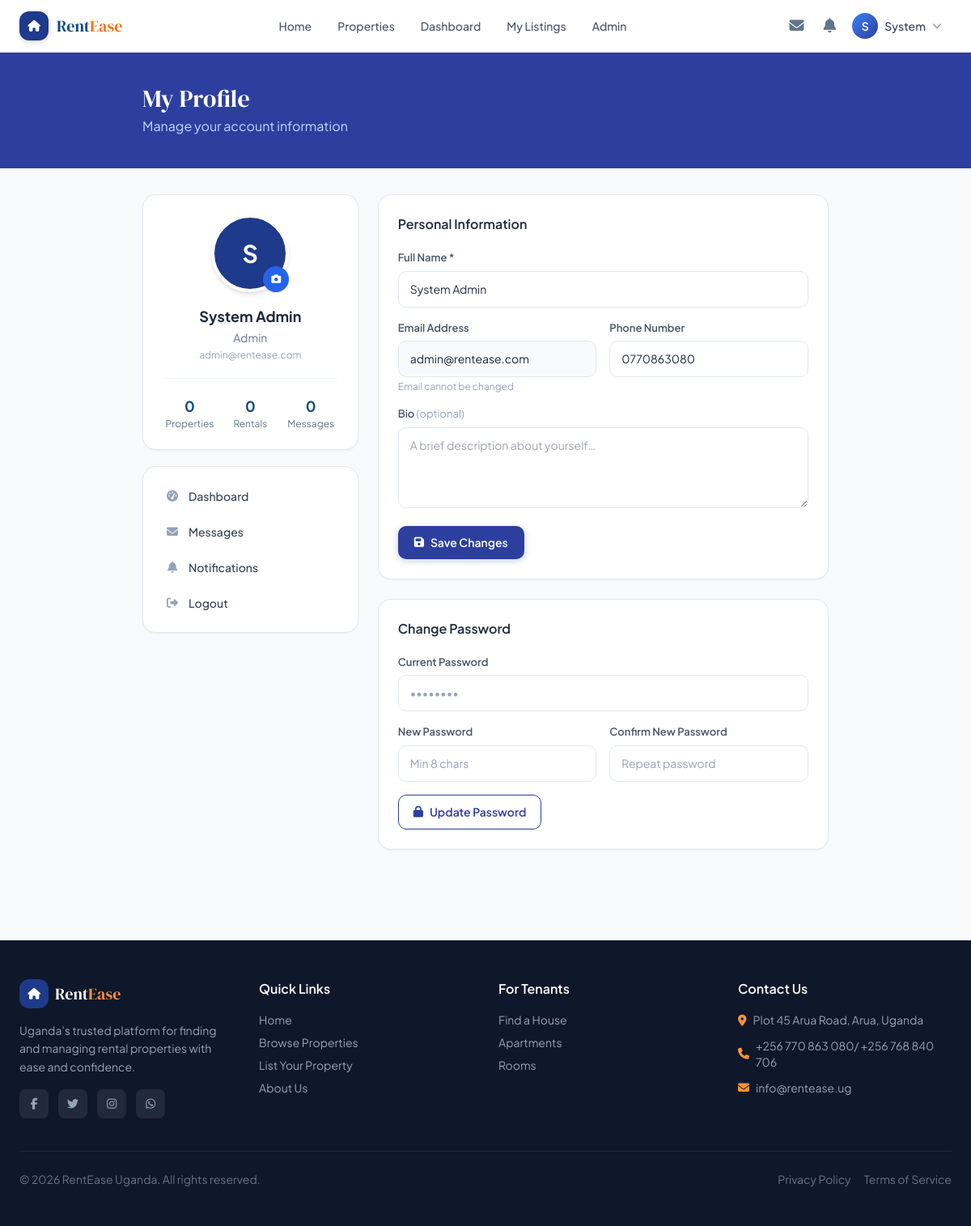
The page /pages/profile.php (signed in) on the database its author committed.
### tables this page shows
CREATE TABLE `users` (
  `id` int(11) NOT NULL AUTO_INCREMENT,
  `name` varchar(100) NOT NULL,
  `email` varchar(150) NOT NULL,
  `phone` varchar(20) DEFAULT NULL,
  `password_hash` varchar(255) NOT NULL,
  `role` enum('tenant','landlord','agent','admin') NOT NULL DEFAULT 'tenant',
  `avatar` varchar(255) DEFAULT NULL,
  `bio` text DEFAULT NULL,
  `is_active` tinyint(1) DEFAULT 1,
  `reset_token` varchar(100) DEFAULT NULL,
  `reset_token_expiry` datetime DEFAULT NULL,
  `created_at` timestamp NOT NULL DEFAULT current_timestamp(),
  `updated_at` timestamp NOT NULL DEFAULT current_timestamp() ON UPDATE current_timestamp(),
  PRIMARY KEY (`id`),
  UNIQUE KEY `email` (`email`)
);

### includes/config.php (called while the page is built, shortened)
<?php
function getDB(): PDO {
    static $pdo = null;
    if ($pdo === null) {
        try {
            $dsn = "mysql:host=" . DB_HOST . ";port=" . DB_PORT . ";dbname=" . DB_NAME . ";charset=utf8mb4";
            $pdo = new PDO($dsn, DB_USER, DB_PASS, [
                PDO::ATTR_ERRMODE => PDO::ERRMODE_EXCEPTION,
                PDO::ATTR_DEFAULT_FETCH_MODE => PDO::FETCH_ASSOC,
            ]);
        } catch (PDOException $e) {
            http_response_code(500);
            die(json_encode(['error' => 'Database connection failed']));
        }
    }
    return $pdo;
}
function isLoggedIn(): bool {
    return isset($_SESSION['user_id']);
}
function currentUser(): ?array {
    static $user = null;
    if ($user === null) {
        $db = getDB();
        $stmt = $db->prepare("SELECT id, name, email, phone, role, avatar FROM users WHERE id = ? AND is_active = 1");
        $stmt->execute([$_SESSION['user_id']]);
        $user = $stmt->fetch() ?: null;
    }
    return $user;
}
function sanitize(string $str): string {
    return htmlspecialchars(trim($str), ENT_QUOTES, 'UTF-8');
}

### pages/profile.php (the view, shortened to what this page needs)
<?php
require_once __DIR__ . '/../includes/config.php';
$user = currentUser();
$db = getDB();
$propCount   = 0;
$rentalCount = 0;
$msgCount    = 0;
try {
    $stmt = $db->prepare("SELECT COUNT(*) FROM rentals WHERE tenant_id = ?");
    $stmt->execute([$user['id']]);
    $rentalCount = (int) $stmt->fetchColumn();
    $stmt = $db->prepare("SELECT COUNT(*) FROM messages WHERE sender_id = ?");
    $stmt->execute([$user['id']]);
    $msgCount = (int) $stmt->fetchColumn();
} catch (Exception $e) {
    die("Database error: " . $e->getMessage());
}
include __DIR__ . '/../includes/header.php';
?>
<div class="page-hero py-10">
    <div class="max-w-4xl mx-auto px-4 sm:px-6">
        <h1 class="font-display text-3xl text-white">My Profile</h1>
        <p class="text-blue-200 mt-1">Manage your account information</p>
    </div>
</div>
<div class="max-w-4xl mx-auto px-4 sm:px-6 py-8">
    <div class="grid md:grid-cols-3 gap-6">
        <div class="md:col-span-1 space-y-5">
            <div class="bg-white rounded-2xl border border-slate-200 shadow-sm p-6 text-center">
                <div class="relative inline-block mb-4">
                    <?php if ($user['avatar']): ?>
                    <img src="<?= APP_URL ?>/<?= sanitize($user['avatar']) ?>" class="w-24 h-24 rounded-full object-cover mx-auto border-4 border-white shadow-md">
                    <?php else: ?>
                    <div class="w-24 h-24 rounded-full bg-blue-900 flex items-center justify-center text-white text-3xl font-bold mx-auto border-4 border-white shadow-md">
                        <?= strtoupper(substr($user['name'],0,1)) ?>
                    </div>
                    <?php endif; ?>
                    <label for="quickAvatar" class="absolute bottom-0 right-0 w-8 h-8 bg-primary-600 text-white rounded-full flex items-center justify-center cursor-pointer hover:bg-primary-700 shadow">
                        <i class="fas fa-camera text-xs"></i>
                    </label>
                </div>
                <h2 class="font-bold text-slate-800 text-lg"><?= sanitize($user['name']) ?></h2>
                <p class="text-sm text-slate-500 capitalize mt-0.5"><?= $user['role'] ?></p>
                <p class="text-xs text-slate-400 mt-1"><?= sanitize($user['email']) ?></p>
                <div class="grid grid-cols-3 gap-2 mt-5 pt-5 border-t border-slate-100">
                    <?php foreach ([
                        ['Properties', $propCount,   'fas fa-home'],
                        ['Rentals',    $rentalCount, 'fas fa-key'],
                        ['Messages',   $msgCount,    'fas fa-envelope'],
                    ] as [$label,$val,$icon]): ?>
                    <div>
                        <div class="text-lg font-bold text-primary-800"><?= $val ?></div>
                        <div class="text-xs text-slate-500 leading-tight"><?= $label ?></div>
                    </div>
                    <?php endforeach; ?>
                </div>
            </div>
            <div class="bg-white rounded-2xl border border-slate-200 shadow-sm p-4">
                <nav class="space-y-1">
                    <?php
                    $dashUrl = match($user['role']) {
                        'landlord','agent' => APP_URL.'/pages/landlord/dashboard.php',
                        'admin'            => APP_URL.'/pages/admin/dashboard.php',
                        default            => APP_URL.'/pages/tenant/dashboard.php',
                    };
                    $links = [
                        [$dashUrl,                                 'fas fa-tachometer-alt','Dashboard'],
                        [APP_URL.'/pages/messages.php',            'fas fa-envelope',      'Messages'],
                        [APP_URL.'/pages/notifications.php',       'fas fa-bell',          'Notifications'],
                        [APP_URL.'/api/auth.php?action=logout',    'fas fa-sign-out-alt',  'Logout',  'text-red-500 hover:bg-red-50'],
                    ];
                     ?>
                    <?php foreach ($links as $link):
                        [$href,$icon,$label] = $link;
                        $extra = $link[3] ?? '';
                    ?>
                    <a href="<?= $href ?>" class="flex items-center gap-3 px-3 py-2.5 rounded-xl text-sm font-medium text-slate-700 hover:bg-slate-50 transition-colors <?= $extra ?>">
                        <i class="<?= $icon ?> w-4 text-center text-slate-400"></i> <?= $label ?>
                    </a>
                    <?php endforeach; ?>
                </nav>
            </div>
        </div>
        <div class="md:col-span-2 space-y-6">
            <div class="bg-white rounded-2xl border border-slate-200 shadow-sm p-6">
                <h3 class="font-semibold text-slate-800 mb-5">Personal Information</h3>
                <form method="POST" enctype="multipart/form-data" class="space-y-4">
                    <div class="grid grid-cols-1 sm:grid-cols-2 gap-4">
                        <div class="sm:col-span-2">
                            <label class="form-label">Full Name *</label>
                            <input type="text" name="name" class="form-input" value="<?= sanitize($user['name']) ?>" required>
                        </div>
                        <div>
                            <label class="form-label">Email Address</label>
                            <input type="email" class="form-input bg-slate-50 cursor-not-allowed" value="<?= sanitize($user['email']) ?>" disabled>
                            <p class="text-xs text-slate-400 mt-1">Email cannot be changed</p>
                        </div>
                        <div>
                            <label class="form-label">Phone Number</label>
                            <input type="tel" name="phone" class="form-input" value="<?= sanitize($user['phone']??'') ?>" placeholder="+256 7XX XXX XXX">
                        </div>
                        <div class="sm:col-span-2">
                            <label class="form-label">Bio <span class="text-slate-400 font-normal">(optional)</span></label>
                            <textarea name="bio" class="form-textarea" rows="3" placeholder="A brief description about yourself…"><?= sanitize($user['bio']??'') ?></textarea>
                        </div>
                    </div>
                    <button type="submit" class="btn-primary py-2.5">
                        <i class="fas fa-save"></i> Save Changes
                    </button>
                </form>
            </div>
            <div class="bg-white rounded-2xl border border-slate-200 shadow-sm p-6">
                <h3 class="font-semibold text-slate-800 mb-5">Change Password</h3>
                <form method="POST" class="space-y-4">
                    <div>
                        <label class="form-label">Current Password</label>
                        <input type="password" name="current_password" class="form-input" required placeholder="••••••••">
                    </div>
                    <div class="grid sm:grid-cols-2 gap-4">
                        <div>
                            <label class="form-label">New Password</label>
                            <input type="password" name="new_password" class="form-input" required placeholder="Min 8 chars" minlength="8">
                        </div>
                        <div>
                            <label class="form-label">Confirm New Password</label>
                            <input type="password" name="confirm_password" class="form-input" required placeholder="Repeat password">
                        </div>
                    </div>
                    <button type="submit" class="btn-outline py-2.5">
                        <i class="fas fa-lock"></i> Update Password
                    </button>
                </form>
            </div>
        </div>
    </div>
</div>
<?php include __DIR__ . '/../includes/footer.php'; ?>

### includes/header.php (shortened to what this page needs)
<?php
$user = currentUser();
?>
<!DOCTYPE html>
<html lang="en">
<head>
<script src="https://cdn.tailwindcss.com"></script>
<link rel="stylesheet" href="https://cdnjs.cloudflare.com/ajax/libs/font-awesome/6.5.0/css/all.min.css">
<link rel="stylesheet" href="<?= APP_URL ?>/assets/css/style.css?v=<?= filemtime(__DIR__ . '/../assets/css/style.css') ?>">
</head>
<body class="bg-slate-50 font-sans text-slate-800 min-h-screen">
<nav class="navbar fixed top-0 left-0 right-0 z-50 bg-white/95 backdrop-blur-md border-b border-slate-200 shadow-sm">
    <div class="max-w-7xl mx-auto px-4 sm:px-6">
        <div class="flex items-center justify-between h-16">
            <a href="<?= APP_URL ?>/index.php" class="flex items-center gap-2.5 group">
                <div class="w-9 h-9 bg-blue-900 rounded-xl flex items-center justify-center shadow-md group-hover:scale-105 transition-transform">
                    <i class="fas fa-home text-white text-sm"></i>
                </div>
                <span class="font-display text-xl text-primary-800">Rent<span class="text-accent-500">Ease</span></span>
            </a>
            <div class="hidden md:flex items-center gap-1">
                <a href="<?= APP_URL ?>/index.php" class="nav-link <?= basename($_SERVER['PHP_SELF']) === 'index.php' ? 'active' : '' ?>">Home</a>
                <a href="<?= APP_URL ?>/pages/search.php" class="nav-link">Properties</a>
                <?php if ($user): ?>
                    <?php if (in_array($user['role'], ['landlord','agent','admin'])): ?>
                    <a href="<?= APP_URL ?>/pages/landlord/dashboard.php" class="nav-link">Dashboard</a>
                    <a href="<?= APP_URL ?>/pages/landlord/properties.php" class="nav-link">My Listings</a>
                    <?php endif; ?>
                    <?php if ($user['role'] === 'admin'): ?>
                    <a href="<?= APP_URL ?>/pages/admin/dashboard.php" class="nav-link">Admin</a>
                    <?php endif; ?>
                <?php endif; ?>
            </div>
            <div class="flex items-center gap-2">
                <?php if ($user): ?>
                    <a href="<?= APP_URL ?>/pages/messages.php" class="relative p-2 text-slate-500 hover:text-primary-700 hover:bg-primary-50 rounded-lg transition-colors">
                        <i class="fas fa-envelope text-lg"></i>
                    </a>
                    <a href="<?= APP_URL ?>/pages/notifications.php" class="relative p-2 text-slate-500 hover:text-primary-700 hover:bg-primary-50 rounded-lg transition-colors">
                        <i class="fas fa-bell text-lg"></i>
                    </a>
                    <div class="relative" x-data="{ open: false }">
                        <button onclick="toggleDropdown('userMenu')" class="flex items-center gap-2 pl-1 pr-3 py-1 rounded-full hover:bg-slate-100 transition-colors">
                            <div class="w-8 h-8 rounded-full bg-gradient-to-br from-primary-500 to-primary-700 flex items-center justify-center text-white text-sm font-semibold">
                                <?= strtoupper(substr($user['name'], 0, 1)) ?>
                            </div>
                            <span class="hidden sm:block text-sm font-medium text-slate-700"><?= sanitize(explode(' ', $user['name'])[0]) ?></span>
                            <i class="fas fa-chevron-down text-xs text-slate-400"></i>
                        </button>
                    </div>
                <?php else: ?>
                    <a href="<?= APP_URL ?>/pages/login.php" class="btn-outline text-sm">Sign In</a>
                    <a href="<?= APP_URL ?>/pages/register.php" class="btn-primary text-sm">Get Started</a>
                <?php endif; ?>
            </div>
        </div>
    </div>
</nav>
<div class="h-16"></div>

### assets/css/style.css (style rules this page uses)
:root { --primary: #0f4c81; --primary-light: #1d6bb5; --accent: #f97316; --accent-dark: #ea580c; --success: #10b981; --warning: #f59e0b; --danger: #ef4444; --shadow-sm: 0 1px 3px rgba(0,0,0,0.08), 0 1px 2px rgba(0,0,0,0.05); --shadow-md: 0 4px 12px rgba(0,0,0,0.10), 0 2px 6px rgba(0,0,0,0.07); --shadow-lg: 0 10px 30px rgba(0,0,0,0.12), 0 4px 12px rgba(0,0,0,0.08); --radius: 12px; --radius-lg: 20px; }
*, *::before, *::after { box-sizing: border-box; }
body { font-family: 'Plus Jakarta Sans', sans-serif; background: #f8fafc; color: #1e293b; }
.nav-link { display: inline-flex; align-items: center; padding: 6px 14px; border-radius: 8px; font-size: 14px; font-weight: 500; color: #475569; text-decoration: none; transition: all 0.2s; }
.btn-primary { display: inline-flex; align-items: center; gap: 8px; padding: 9px 20px; background: #2d3f9e; color: white; font-weight: 600; font-size: 14px; border-radius: 10px; border: none; cursor: pointer; text-decoration: none; transition: all 0.2s; box-shadow: 0 2px 8px rgba(15,76,129,0.25); }
.btn-outline { display: inline-flex; align-items: center; gap: 8px; padding: 8px 18px; background: transparent; color: #2d3f9e; font-weight: 600; font-size: 14px; border-radius: 10px; border: 1.5px solid #2d3f9e; cursor: pointer; text-decoration: none; transition: all 0.2s; }
.form-input { width: 100%; padding: 11px 14px; border: 1.5px solid #e2e8f0; border-radius: 10px; font-size: 14px; font-family: inherit; background: white; color: #1e293b; transition: border-color 0.2s, box-shadow 0.2s; outline: none; }
.form-input::placeholder { color: #94a3b8; }
.form-label { display: block; font-size: 13px; font-weight: 600; color: #475569; margin-bottom: 6px; }
.form-textarea { width: 100%; padding: 11px 14px; border: 1.5px solid #e2e8f0; border-radius: 10px; font-size: 14px; font-family: inherit; resize: vertical; min-height: 100px; outline: none; transition: border-color 0.2s; }
.page-hero { background: #2d3f9e; padding: 60px 0 40px; color: white; position: relative; overflow: hidden; }

### rows shown on the page
users: name "S", name "System", name "System Admin", role "Admin", email "admin@rentease.com", phone "0770863080"

### other values the page prints
$val "0"
$label "Properties"
$label "Rentals"
$label "Messages"
$label "Dashboard"
$label "Notifications"
$label "Logout"
